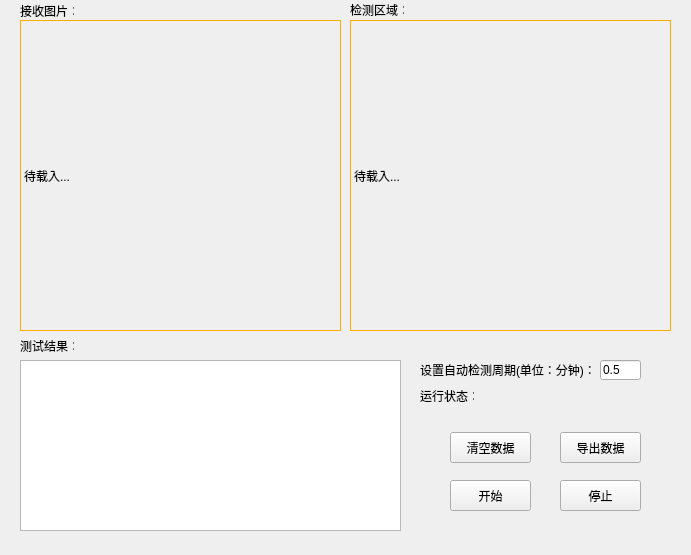
<?xml version="1.0" encoding="UTF-8"?>
<ui version="4.0">
 <class>CameraAuto</class>
 <widget class="QWidget" name="CameraAuto">
  <property name="geometry">
   <rect>
    <x>0</x>
    <y>0</y>
    <width>691</width>
    <height>555</height>
   </rect>
  </property>
  <property name="windowTitle">
   <string>Form</string>
  </property>
  <widget class="QLabel" name="lab_pic">
   <property name="geometry">
    <rect>
     <x>20</x>
     <y>20</y>
     <width>321</width>
     <height>311</height>
    </rect>
   </property>
   <property name="styleSheet">
    <string notr="true">QLabel{
     border-width: 1px;
     border-style: solid;
     border-color: rgb(255, 170, 0);
}
</string>
   </property>
   <property name="text">
    <string>待载入...</string>
   </property>
   <property name="scaledContents">
    <bool>true</bool>
   </property>
  </widget>
  <widget class="QPushButton" name="btn_start">
   <property name="geometry">
    <rect>
     <x>450</x>
     <y>480</y>
     <width>81</width>
     <height>31</height>
    </rect>
   </property>
   <property name="text">
    <string>开始</string>
   </property>
  </widget>
  <widget class="QPushButton" name="btn_stop">
   <property name="geometry">
    <rect>
     <x>560</x>
     <y>480</y>
     <width>81</width>
     <height>31</height>
    </rect>
   </property>
   <property name="text">
    <string>停止</string>
   </property>
  </widget>
  <widget class="QTextEdit" name="textEdit_recv">
   <property name="enabled">
    <bool>true</bool>
   </property>
   <property name="geometry">
    <rect>
     <x>20</x>
     <y>360</y>
     <width>381</width>
     <height>171</height>
    </rect>
   </property>
   <property name="readOnly">
    <bool>false</bool>
   </property>
  </widget>
  <widget class="QLabel" name="label">
   <property name="geometry">
    <rect>
     <x>20</x>
     <y>340</y>
     <width>54</width>
     <height>12</height>
    </rect>
   </property>
   <property name="text">
    <string>测试结果：</string>
   </property>
  </widget>
  <widget class="QLabel" name="label_2">
   <property name="geometry">
    <rect>
     <x>20</x>
     <y>5</y>
     <width>54</width>
     <height>12</height>
    </rect>
   </property>
   <property name="text">
    <string>接收图片：</string>
   </property>
  </widget>
  <widget class="QLabel" name="label_3">
   <property name="geometry">
    <rect>
     <x>420</x>
     <y>390</y>
     <width>54</width>
     <height>12</height>
    </rect>
   </property>
   <property name="text">
    <string>运行状态：</string>
   </property>
  </widget>
  <widget class="QLabel" name="lab_status">
   <property name="geometry">
    <rect>
     <x>480</x>
     <y>386</y>
     <width>161</width>
     <height>21</height>
    </rect>
   </property>
   <property name="text">
    <string/>
   </property>
   <property name="pixmap">
    <pixmap resource="resource.qrc">:/image/sleep.jpg</pixmap>
   </property>
  </widget>
  <widget class="QPushButton" name="btn_save">
   <property name="geometry">
    <rect>
     <x>560</x>
     <y>432</y>
     <width>81</width>
     <height>31</height>
    </rect>
   </property>
   <property name="text">
    <string>导出数据</string>
   </property>
  </widget>
  <widget class="QPushButton" name="btn_clear">
   <property name="geometry">
    <rect>
     <x>450</x>
     <y>432</y>
     <width>81</width>
     <height>31</height>
    </rect>
   </property>
   <property name="text">
    <string>清空数据</string>
   </property>
  </widget>
  <widget class="QLabel" name="label_4">
   <property name="geometry">
    <rect>
     <x>420</x>
     <y>360</y>
     <width>181</width>
     <height>20</height>
    </rect>
   </property>
   <property name="text">
    <string>设置自动检测周期(单位：分钟)：</string>
   </property>
  </widget>
  <widget class="QLineEdit" name="time">
   <property name="geometry">
    <rect>
     <x>600</x>
     <y>360</y>
     <width>41</width>
     <height>20</height>
    </rect>
   </property>
   <property name="text">
    <string>0.5</string>
   </property>
  </widget>
  <widget class="QLabel" name="label_5">
   <property name="geometry">
    <rect>
     <x>350</x>
     <y>4</y>
     <width>54</width>
     <height>12</height>
    </rect>
   </property>
   <property name="text">
    <string>检测区域：</string>
   </property>
  </widget>
  <widget class="QLabel" name="lab_test">
   <property name="geometry">
    <rect>
     <x>350</x>
     <y>20</y>
     <width>321</width>
     <height>311</height>
    </rect>
   </property>
   <property name="styleSheet">
    <string notr="true">QLabel{
     border-width: 1px;
     border-style: solid;
     border-color: rgb(255, 170, 0);
}
</string>
   </property>
   <property name="text">
    <string>待载入...</string>
   </property>
   <property name="scaledContents">
    <bool>true</bool>
   </property>
  </widget>
 </widget>
 <resources>
  <include location="resource.qrc"/>
 </resources>
 <connections/>
</ui>
